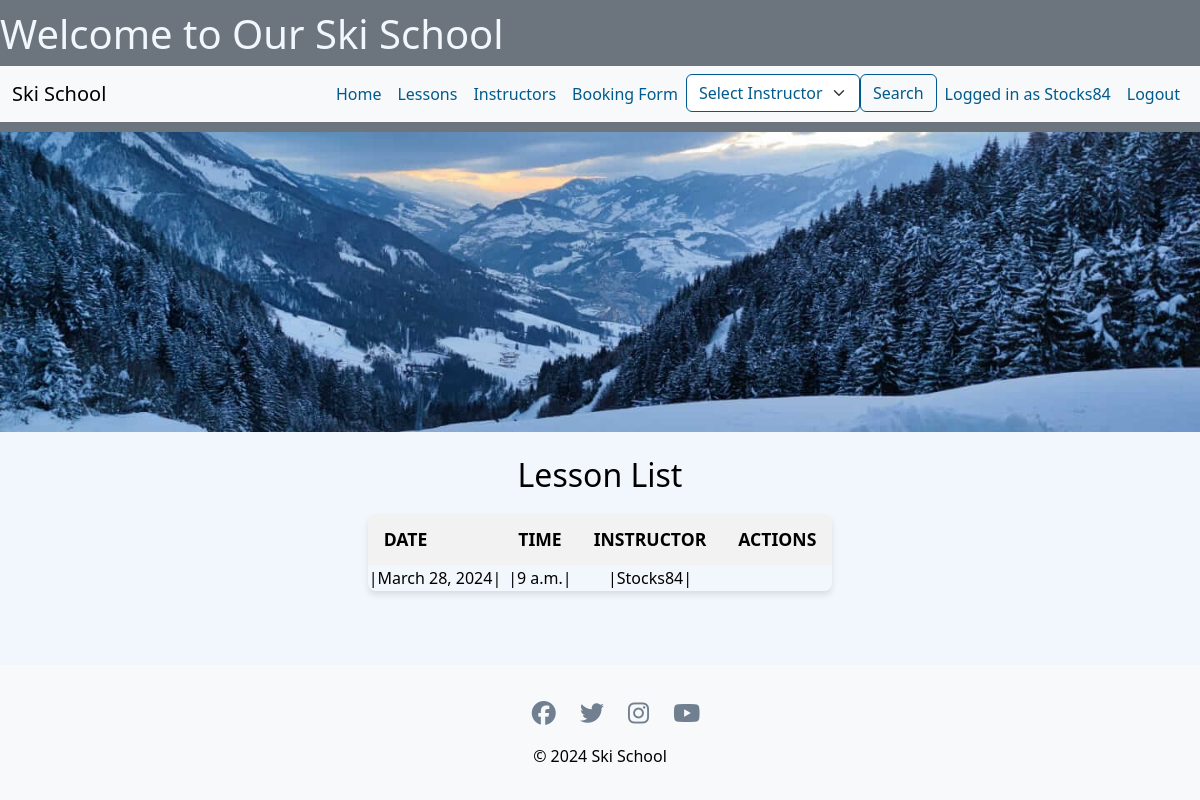
The page /lessons/ (signed in) on the database as committed earlier.
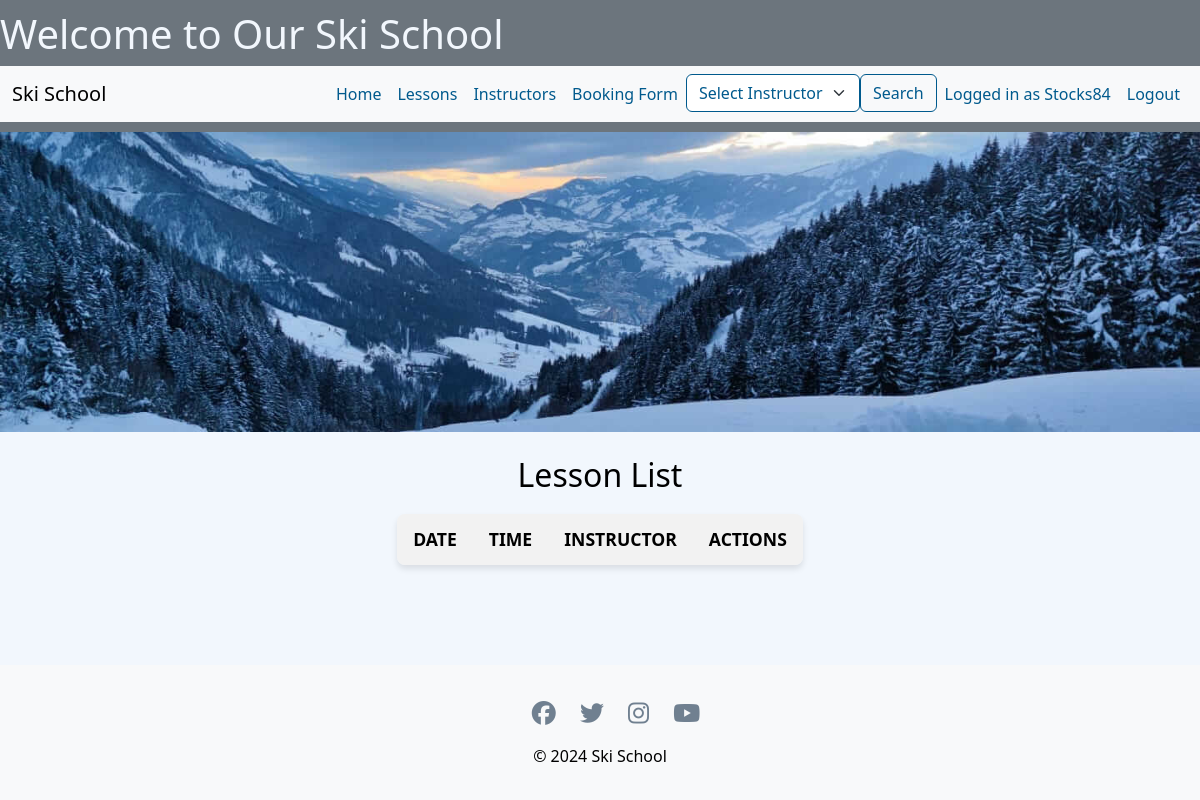
The same page on the database as committed later.
### booking/models.py (models this page shows, shortened)
class Lesson(models.Model):
    id = models.AutoField(primary_key=True)
    instructor = models.ForeignKey(Instructor, on_delete=models.CASCADE)
    date = models.DateField()
    time = models.TimeField()
    duration_hours = models.IntegerField()
    max_students = models.IntegerField()

class Instructor(models.Model):
    user = models.OneToOneField(User, on_delete=models.CASCADE)
    bio = models.TextField(blank=True)
    def __str__(self):
        return self.user.username

### booking/views.py (the view)
# urls.py: path('lessons/', views.lesson_list, name='lesson_list'),
@login_required
def lesson_list(request):
    lessons = Lesson.objects.all()
    return render(request, 'booking/lesson_list.html', {'lessons': lessons})

### booking/context_processors.py (called while the page is built)
def instructors(request):
    return {'instructors': Instructor.objects.all()}

### booking/templates/booking/lesson_list.html (shortened to what this page needs)
{% extends 'booking/base.html' %}
{% block content %}
    <h2>Lesson List</h2>
    <table>
        <thead>
            <tr>
                <th>Date</th>
                <th>Time</th>
                <th>Instructor</th>
                <th>Actions</th>
            </tr>
        </thead>
        <tbody>
            {% for lesson in lessons %}
                <tr>
                    <td> |{{ lesson.date }}|</td>
                    <td>|{{ lesson.time }}|</td>
                    <td>|{{ lesson.instructor }}|</td>
                </tr>
            {% endfor %}
        </tbody>
    </table>
{% endblock %}

Rows that differ between the two databases and show on the page:
removed Lesson: date "March 28, 2024", time "9 a.m.", instructor "Stocks84"
